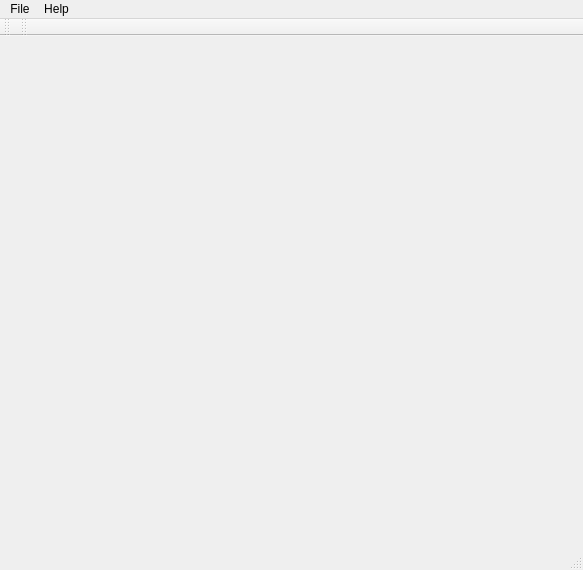
<?xml version="1.0" encoding="UTF-8"?>
<ui version="4.0">
 <class>MainWindow</class>
 <widget class="QMainWindow" name="MainWindow">
  <property name="geometry">
   <rect>
    <x>0</x>
    <y>0</y>
    <width>583</width>
    <height>570</height>
   </rect>
  </property>
  <property name="sizePolicy">
   <sizepolicy hsizetype="Preferred" vsizetype="Preferred">
    <horstretch>0</horstretch>
    <verstretch>0</verstretch>
   </sizepolicy>
  </property>
  <property name="windowTitle">
   <string>MainWindow</string>
  </property>
  <widget class="QWidget" name="centralWidget">
   <property name="enabled">
    <bool>true</bool>
   </property>
  </widget>
  <widget class="QMenuBar" name="menuBar">
   <property name="geometry">
    <rect>
     <x>0</x>
     <y>0</y>
     <width>583</width>
     <height>20</height>
    </rect>
   </property>
   <widget class="QMenu" name="menuFile">
    <property name="title">
     <string>File</string>
    </property>
    <addaction name="actionQuit"/>
   </widget>
   <widget class="QMenu" name="menuAbout">
    <property name="title">
     <string>Help</string>
    </property>
    <addaction name="actionAbout"/>
   </widget>
   <addaction name="menuFile"/>
   <addaction name="menuAbout"/>
  </widget>
  <widget class="QStatusBar" name="statusBar"/>
  <widget class="QToolBar" name="toolBar">
   <property name="windowTitle">
    <string>toolBar</string>
   </property>
   <attribute name="toolBarArea">
    <enum>TopToolBarArea</enum>
   </attribute>
   <attribute name="toolBarBreak">
    <bool>false</bool>
   </attribute>
  </widget>
  <widget class="QToolBar" name="toolBar_2">
   <property name="windowTitle">
    <string>toolBar_2</string>
   </property>
   <attribute name="toolBarArea">
    <enum>TopToolBarArea</enum>
   </attribute>
   <attribute name="toolBarBreak">
    <bool>false</bool>
   </attribute>
  </widget>
  <action name="actionQuit">
   <property name="text">
    <string>Quit</string>
   </property>
  </action>
  <action name="actionAbout">
   <property name="text">
    <string>About</string>
   </property>
  </action>
 </widget>
 <layoutdefault spacing="0" margin="0"/>
 <resources/>
 <connections/>
</ui>
